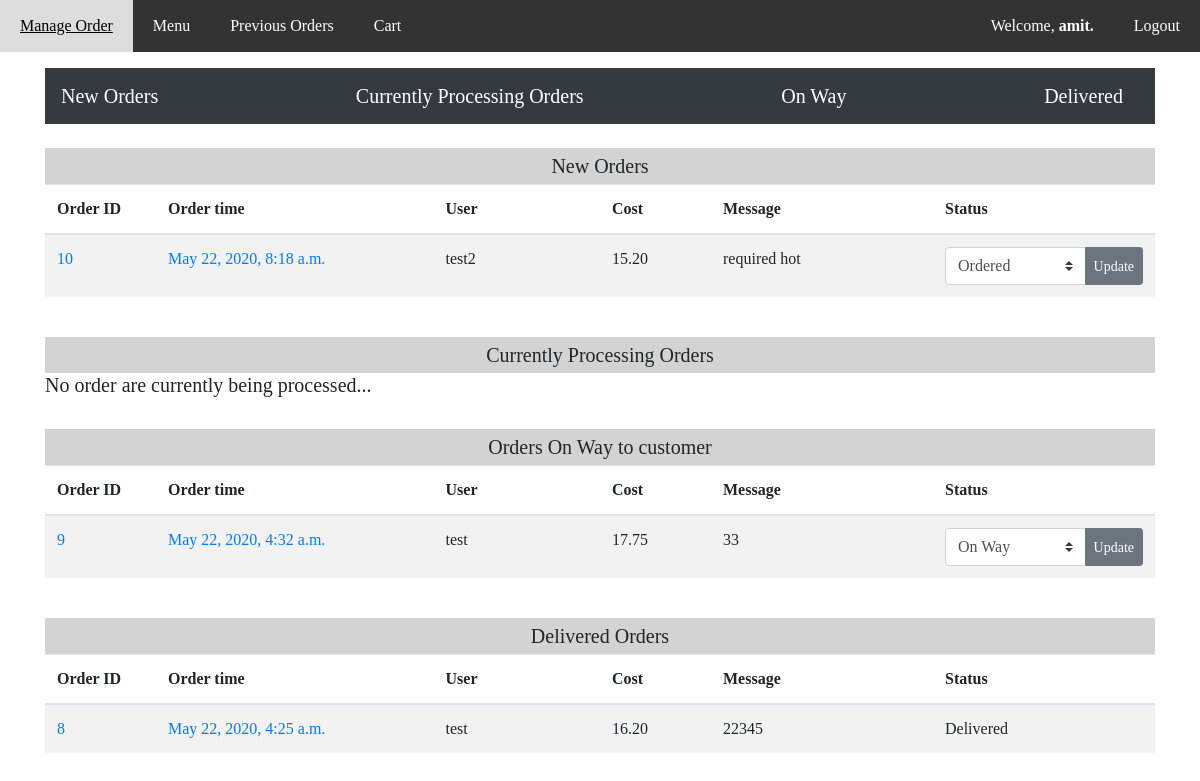
The page /manage/order (signed in) on the database as committed earlier.
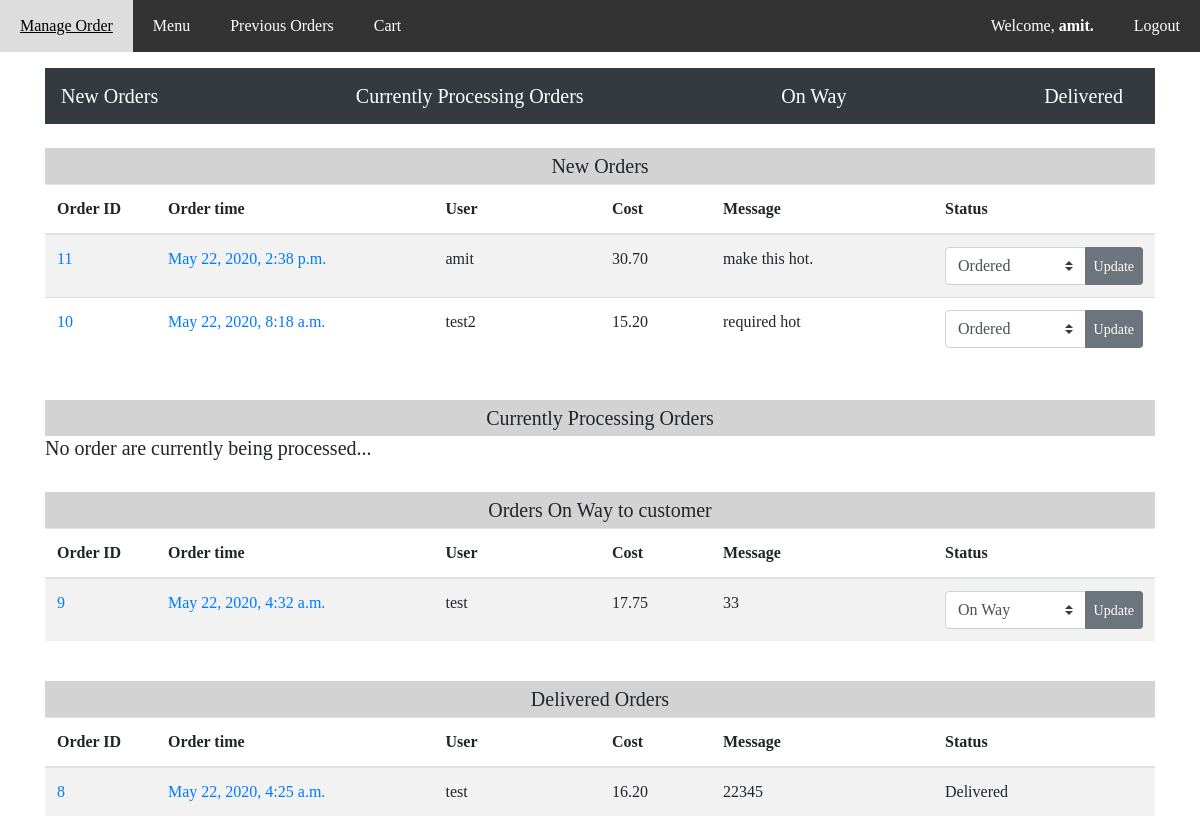
The same page on the database as committed later.
### orders/models.py (models this page shows, shortened)
class OrderDetail(models.Model):
    user = models.ForeignKey(User, on_delete=models.CASCADE, related_name='order')
    orderitems = models.ManyToManyField(IndividualOrderItem, related_name='order')
    orderprice = models.DecimalField(max_digits=6, decimal_places=2, default=0)
    ordertime = models.DateTimeField(default=timezone.datetime.now())
    contact = models.CharField(max_length=50)
    address = models.CharField(max_length=100)
    message = models.CharField(max_length=100, blank=True)
    ORDERED = 'Ordered'
    PREPARING = 'Preparing'
    SHIPPED = 'On Way'
    DELIVERED = 'Delivered'
    STATUS_CHOCIES = (
        (ORDERED, 'Ordered'),
        (PREPARING, 'Preparing'),
        (SHIPPED, 'On Way'),
        (DELIVERED, 'Delivered')
    )
    status = models.CharField(max_length=16, choices=STATUS_CHOCIES, default=ORDERED)

### orders/views.py (the view, shortened to what this page needs)
# urls.py: path('manage/order', views.manage_admin_order, name='manage_admin_order'),
@login_required(login_url='accounts:login')
def manage_admin_order(request):
    if not request.user.is_superuser:
        return HttpResponseForbidden()
    context = {
        "ordered_orders": OrderDetail.objects.filter(status=OrderDetail.ORDERED).order_by('-ordertime'),
        "preparing_orders": OrderDetail.objects.filter(status=OrderDetail.PREPARING).order_by('-ordertime'),
        "shipped_orders": OrderDetail.objects.filter(status=OrderDetail.SHIPPED).order_by('-ordertime'),
        "delivered_orders": OrderDetail.objects.filter(status=OrderDetail.DELIVERED).order_by('-ordertime')
    }
    return render(request, 'orders/manage_admin_order.html', context)

### orders/templates/orders/manage_admin_order.html (shortened to what the changed rows need)
{% extends 'base_layout.html' %}
{% block head %}
{% load static %}
{% endblock %}
{% block content%}
<br>
<h2 id="new_orders" class="menu-subheading">New Orders</h2>
{% if ordered_orders and ordered_orders|length > 0 %}
<table class="table table-striped">
    <thead>
        <tr>
            <th scope="col" style="width: 10%">Order ID</th>
            <th scope="col" style="width: 25%">Order time</th>
            <th scope="col" style="width: 15%">User</th>
            <th scope="col" style="width: 10%">Cost</th>
            <th scope="col" style="width: 20%">Message</th>
            <th scope="col" style="width: 20%">Status</th>
        </tr>
    </thead>
    <tbody>
        {% for order in ordered_orders %}
        <tr>
            <td><a href="{% url 'orders:order_detail' order.id %}">{{ order.id }}</a></td>
            <td><a href="{% url 'orders:order_detail' order.id %}">{{ order.ordertime }}</a></td>
            <td>{{ order.user }}</a></td>
            <td>{{ order.orderprice }}</td>
            <td>{{ order.message }}</td>
            <td><form name="update_status-{{ order.id }}" action="{% url 'orders:manage_admin_order' %}" onsubmit='return validateStatusUpdateForm("{{ order.id }}")' , method="POST">
                    <div class="input-group">
                        <select class="custom-select" name="status">
                            <option selected value="Ordered">Ordered</option>
                        </select>
                        <div class="input-group-append">
                            <input class="btn btn-sm btn-secondary" type="submit" value="Update">
                        </div>
                    </div>
                </form>
            </td>
            </tr>
        {% endfor %}
    </tbody>
</table>
{% else%}
<h5>No new order received...</h5>
{% endif %}
<br>
<h2 id="processing_orders" class="menu-subheading">Currently Processing Orders</h2>
<br>
<h2 id="shipped_orders" class="menu-subheading">Orders On Way to customer</h2>
{% if shipped_orders and shipped_orders|length > 0 %}
<table class="table table-striped">
    <thead>
        <tr>
            <th scope="col" style="width: 10%">Order ID</th>
            <th scope="col" style="width: 25%">Order time</th>
            <th scope="col" style="width: 15%">User</th>
            <th scope="col" style="width: 10%">Cost</th>
            <th scope="col" style="width: 20%">Message</th>
            <th scope="col" style="width: 20%">Status</th>
        </tr>
    </thead>
    <tbody>
        {% for order in shipped_orders %}
        <tr>
            <td><a href="{% url 'orders:order_detail' order.id %}">{{ order.id }}</a></td>
            <td><a href="{% url 'orders:order_detail' order.id %}">{{ order.ordertime }}</a></td>
            <td>{{ order.user }}</a></td>
            <td>{{ order.orderprice }}</td>
            <td>{{ order.message }}</td>
            <td><form name="update_status-{{ order.id }}" action="{% url 'orders:manage_admin_order' %}" onsubmit='return validateStatusUpdateForm("{{ order.id }}")' , method="POST">
                <div class="input-group">
                    <select class="custom-select" name="status">
                        <option selected value="On Way">On Way</option>
                    </select>
                    <div class="input-group-append">
                        <input class="btn btn-sm btn-secondary" type="submit" value="Update">
                    </div>
                </div>
            </form>
            </td>
        </tr>
        {% endfor %}
    </tbody>
</table>
{% else%}
<h5>No order are currently on the way to customer...</h5>
{% endif %}
<br>
<h2 id="delivered_orders" class="menu-subheading">Delivered Orders</h2>
{% if delivered_orders and delivered_orders|length > 0 %}
<table class="table table-striped">
    <thead>
        <tr>
            <th scope="col" style="width: 10%">Order ID</th>
            <th scope="col" style="width: 25%">Order time</th>
            <th scope="col" style="width: 15%">User</th>
            <th scope="col" style="width: 10%">Cost</th>
            <th scope="col" style="width: 20%">Message</th>
            <th scope="col" style="width: 20%">Status</th>
        </tr>
    </thead>
    <tbody>
        {% for order in delivered_orders %}
        <tr>
            <td><a href="{% url 'orders:order_detail' order.id %}">{{ order.id }}</a></td>
            <td><a href="{% url 'orders:order_detail' order.id %}">{{ order.ordertime }}</a></td>
            <td>{{ order.user }}</a></td>
            <td>{{ order.orderprice }}</td>
            <td>{{ order.message }}</td>
            <td>{{ order.status }}</td>
            </tr>
        {% endfor %}
    </tbody>
</table>
{% endif %}
{% endblock %}

Rows that differ between the two databases and show on the page:
added OrderDetail: id "11", ordertime "May 22, 2020, 2:38 p.m.", user "amit", orderprice "30.70", message "make this hot.", shown under "New Orders"
